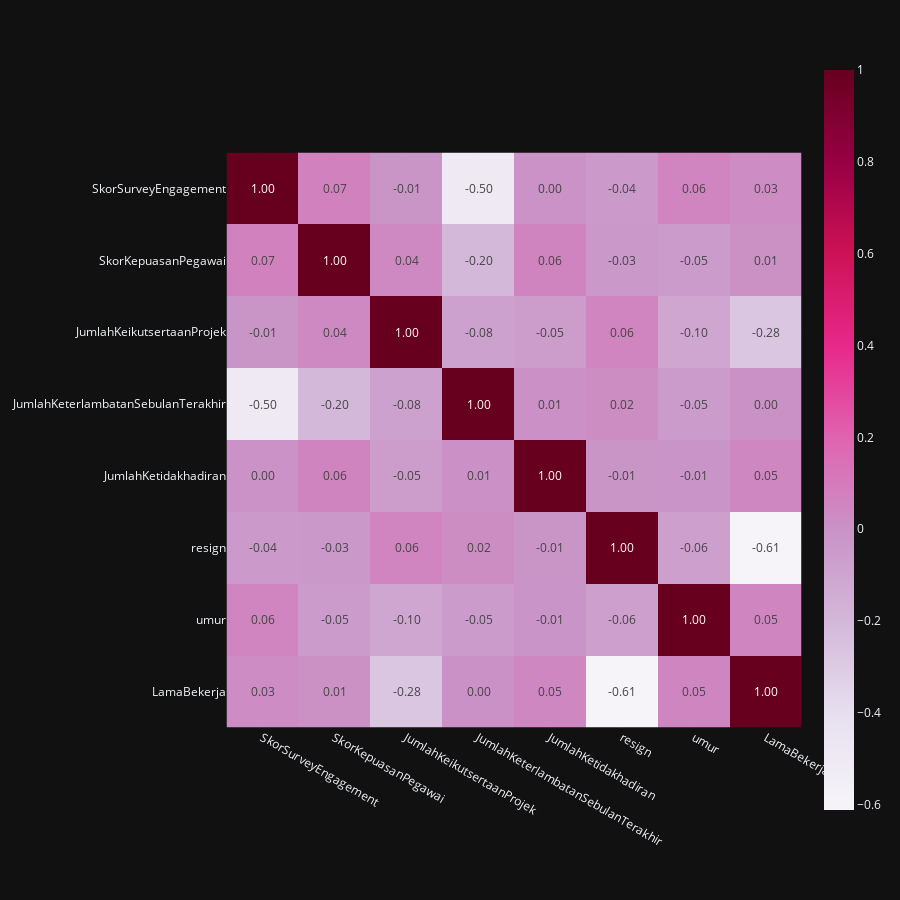

The notebook cell saved with this chart:
### Markdown cell above
### Feature Selection

### Code cell
hm = data_pre.corr()
fig = px.imshow(hm, text_auto=".2f", color_continuous_scale='PuRd',
                template='plotly_dark',width=900,height=900)
fig.show()

### Figure 1 — Plotly figure (JSON) as saved in the notebook; plotly's stock layout.template omitted (floating-point values rounded to 4 significant figures)
{"data": [{"coloraxis": "coloraxis", "hovertemplate": "x: %{x}<br>y: %{y}<br>color: %{z}<extra></extra>", "name": "0", "texttemplate": "%{z:.2f}", "type": "heatmap", "x": ["SkorSurveyEngagement", "SkorKepuasanPegawai", "JumlahKeikutsertaanProjek", "JumlahKeterlambatanSebulanTerakhir", "JumlahKetidakhadiran", "resign", "umur", "LamaBekerja"], "xaxis": "x", "y": ["SkorSurveyEngagement", "SkorKepuasanPegawai", "JumlahKeikutsertaanProjek", "JumlahKeterlambatanSebulanTerakhir", "JumlahKetidakhadiran", "resign", "umur", "LamaBekerja"], "yaxis": "y", "z": [[1, 0.07015, -0.01157, -0.4987, 0.00145, -0.03873, 0.05608, 0.02743], [0.07015, 1, 0.04037, -0.2036, 0.06005, -0.02898, -0.04503, 0.006647], [-0.01157, 0.04037, 1, -0.08054, -0.05318, 0.05776, -0.104, -0.2764], [-0.4987, -0.2036, -0.08054, 1, 0.008885, 0.02378, -0.05192, 0.004926], [0.00145, 0.06005, -0.05318, 0.008885, 1, -0.012, -0.00849, 0.04922], [-0.03873, -0.02898, 0.05776, 0.02378, -0.012, 1, -0.0649, -0.6118], [0.05608, -0.04503, -0.104, -0.05192, -0.00849, -0.0649, 1, 0.05138], [0.02743, 0.006647, -0.2764, 0.004926, 0.04922, -0.6118, 0.05138, 1]]}], "layout": {"coloraxis": {"colorscale": [[0, "rgb(247,244,249)"], [0.125, "rgb(231,225,239)"], [0.25, "rgb(212,185,218)"], [0.375, "rgb(201,148,199)"], [0.5, "rgb(223,101,176)"], [0.625, "rgb(231,41,138)"], [0.75, "rgb(206,18,86)"], [0.875, "rgb(152,0,67)"], [1, "rgb(103,0,31)"]]}, "height": 900, "margin": {"t": 60}, "width": 900, "xaxis": {"anchor": "y", "constrain": "domain", "domain": [0, 1], "scaleanchor": "y"}, "yaxis": {"anchor": "x", "autorange": "reversed", "constrain": "domain", "domain": [0, 1]}}}
